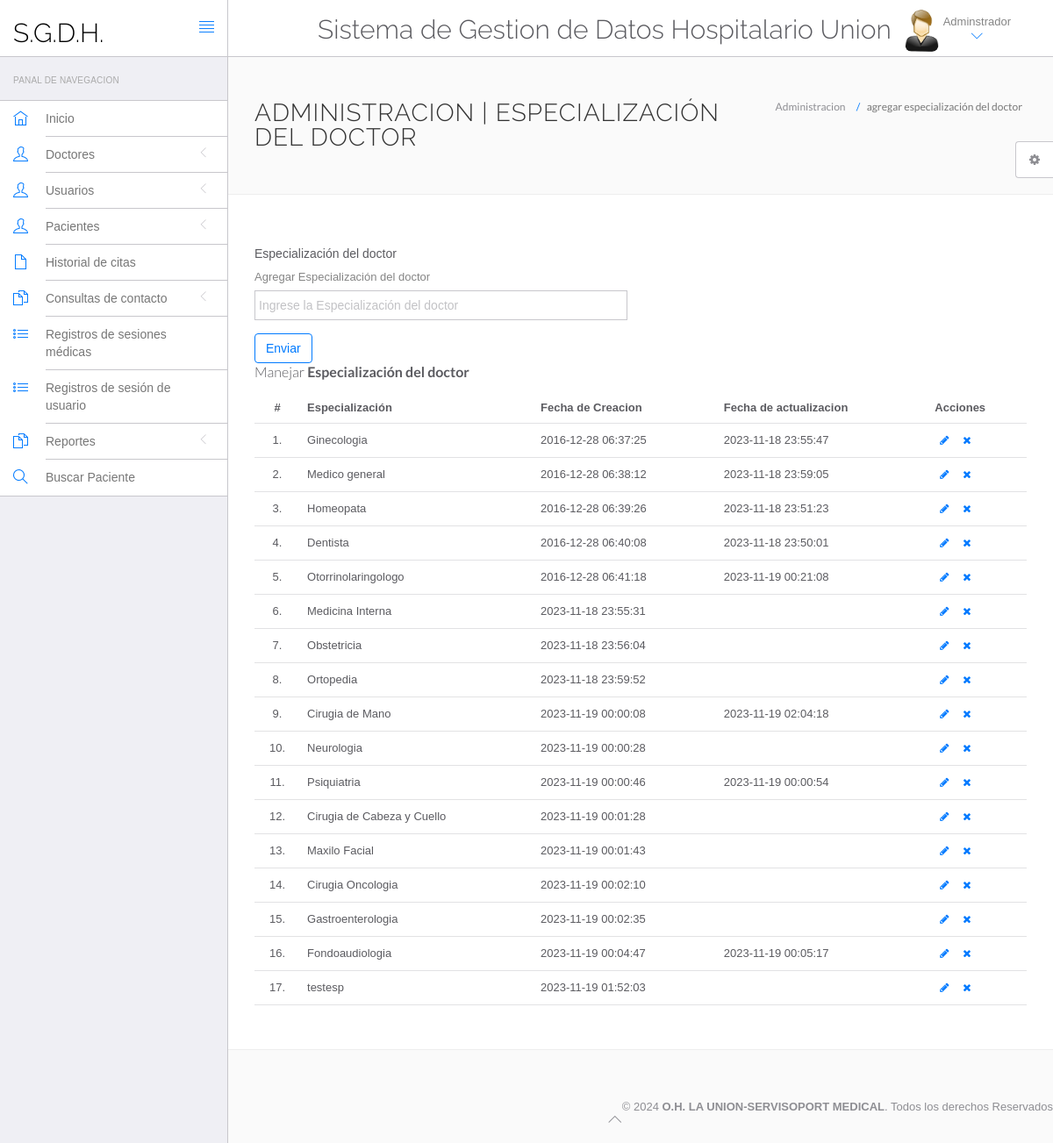
Page /hms/admin/doctor-specilization.php (signed in) on the committed database.
### tables this page shows
CREATE TABLE `doctorspecilization` (
  `id` int(11) NOT NULL,
  `specilization` varchar(255) DEFAULT NULL,
  `creationDate` timestamp NULL DEFAULT CURRENT_TIMESTAMP,
  `updationDate` timestamp NULL DEFAULT NULL ON UPDATE CURRENT_TIMESTAMP
);

### hms/admin/doctor-specilization.php (the view, shortened to what this page needs)
<?php
include('include/config.php');
?>
<!DOCTYPE html>
<html lang="en">
	<head>
		<link rel="stylesheet" href="vendor/bootstrap/css/bootstrap.min.css">
		<link rel="stylesheet" href="vendor/fontawesome/css/font-awesome.min.css">
		<link rel="stylesheet" href="vendor/themify-icons/themify-icons.min.css">
		<link href="vendor/animate.css/animate.min.css" rel="stylesheet" media="screen">
		<link href="vendor/perfect-scrollbar/perfect-scrollbar.min.css" rel="stylesheet" media="screen">
		<link href="vendor/switchery/switchery.min.css" rel="stylesheet" media="screen">
		<link href="vendor/bootstrap-touchspin/jquery.bootstrap-touchspin.min.css" rel="stylesheet" media="screen">
		<link href="vendor/select2/select2.min.css" rel="stylesheet" media="screen">
		<link href="vendor/bootstrap-datepicker/bootstrap-datepicker3.standalone.min.css" rel="stylesheet" media="screen">
		<link href="vendor/bootstrap-timepicker/bootstrap-timepicker.min.css" rel="stylesheet" media="screen">
		<link rel="stylesheet" href="assets/css/styles.css">
		<link rel="stylesheet" href="assets/css/plugins.css">
		<link rel="stylesheet" href="assets/css/themes/theme-1.css" id="skin_color" />
	</head>
	<body>
		<div id="app">
<?php include('include/sidebar.php');?>
			<div class="app-content">
						<?php include('include/header.php');?>
				<div class="main-content" >
					<div class="wrap-content container" id="container">
						<section id="page-title">
							<div class="row">
								<div class="col-sm-8">
									<h1 class="mainTitle">Administracion |  Especialización del doctor</h1>
																	</div>
								<ol class="breadcrumb">
									<li>
										<span>Administracion </span>
									</li>
									<li class="active">
										<span>agregar especialización del doctor</span>
									</li>
								</ol>
							</div>
						</section>
						<div class="container-fluid container-fullw bg-white">
							<div class="row">
								<div class="col-md-12">
									<div class="row margin-top-30">
										<div class="col-lg-6 col-md-12">
											<div class="Inicio Inicio-white">
												<div class="Inicio-heading">
													<h5 class="Inicio-title">Especialización del doctor</h5>
												</div>
												<div class="Inicio-body">
													<form role="form" name="dcotorspcl" method="post" >
														<div class="form-group">
															<label for="exampleInputEmail1">
																Agregar Especialización del doctor
															</label>
							<input type="text" name="doctorspecilization" class="form-control"  placeholder="Ingrese la Especialización del doctor">
														</div>
														<button type="submit" name="submit" class="btn btn-o btn-primary">
															Enviar
														</button>
													</form>
												</div>
											</div>
										</div>
											</div>
										</div>
									<div class="col-lg-12 col-md-12">
										</div>
									</div>
									<div class="row">
								<div class="col-md-12">
									<h5 class="over-title margin-bottom-15">Manejar <span class="text-bold">Especialización del doctor</span></h5>
									<table class="table table-hover" id="sample-table-1">
										<thead>
											<tr>
												<th class="center">#</th>
												<th>Especialización</th>
												<th class="hidden-xs">Fecha de Creacion</th>
												<th>Fecha de actualizacion</th>
												<th>Acciones</th>
											</tr>
										</thead>
										<tbody>
<?php
$sql=mysqli_query($con,"select * from doctorSpecilization");
$cnt=1;
while($row=mysqli_fetch_array($sql))
{
?>
											<tr>
												<td class="center"><?php echo $cnt;?>.</td>
												<td class="hidden-xs"><?php echo $row['specilization'];?></td>
												<td><?php echo $row['creationDate'];?></td>
												<td><?php echo $row['updationDate'];?>
												</td>
												<td >
												<div class="visible-md visible-lg hidden-sm hidden-xs">
							<a href="edit-doctor-specialization.php?id=<?php echo $row['id'];?>" class="btn btn-transparent btn-xs" tooltip-placement="top" tooltip="Edit"><i class="fa fa-pencil"></i></a>
	<a href="doctor-specilization.php?id=<?php echo $row['id']?>&del=delete" onClick="return confirm('¿Estás seguro de que quieres eliminar??')"class="btn btn-transparent btn-xs tooltips" tooltip-placement="top" tooltip="Remove"><i class="fa fa-times fa fa-white"></i></a>
												</div>
												</td>
											</tr>
											<?php
$cnt=$cnt+1;
											 }?>
										</tbody>
									</table>
								</div>
							</div>
								</div>
							</div>
						</div>
					</div>
				</div>
	<?php include('include/footer.php');?>
	<?php include('include/setting.php');?>
	</body>
</html>

### hms/admin/assets/css/themes/theme-1.css (style rules this page uses)
body { background: #FAFAFA; }

### rows in the picture
doctorspecilization: specilization "Ginecologia", creationDate "2016-12-28 06:37:25", updationDate "2023-11-18 23:55:47"
doctorspecilization: specilization "Medico general", creationDate "2016-12-28 06:38:12", updationDate "2023-11-18 23:59:05"
doctorspecilization: specilization "Homeopata", creationDate "2016-12-28 06:39:26", updationDate "2023-11-18 23:51:23"
doctorspecilization: specilization "Dentista", creationDate "2016-12-28 06:40:08", updationDate "2023-11-18 23:50:01"
doctorspecilization: specilization "Otorrinolaringologo", creationDate "2016-12-28 06:41:18", updationDate "2023-11-19 00:21:08"
doctorspecilization: specilization "Medicina Interna", creationDate "2023-11-18 23:55:31"
doctorspecilization: specilization "Obstetricia", creationDate "2023-11-18 23:56:04"
doctorspecilization: specilization "Ortopedia", creationDate "2023-11-18 23:59:52"
doctorspecilization: specilization "Cirugia de Mano", creationDate "2023-11-19 00:00:08", updationDate "2023-11-19 02:04:18"
doctorspecilization: specilization "Neurologia", creationDate "2023-11-19 00:00:28"
doctorspecilization: specilization "Psiquiatria", creationDate "2023-11-19 00:00:46", updationDate "2023-11-19 00:00:54"
doctorspecilization: specilization "Cirugia de Cabeza y Cuello", creationDate "2023-11-19 00:01:28"
doctorspecilization: specilization "Maxilo Facial", creationDate "2023-11-19 00:01:43"
doctorspecilization: specilization "Cirugia Oncologia", creationDate "2023-11-19 00:02:10"
doctorspecilization: specilization "Gastroenterologia", creationDate "2023-11-19 00:02:35"
doctorspecilization: specilization "Fondoaudiologia", creationDate "2023-11-19 00:04:47", updationDate "2023-11-19 00:05:17"
doctorspecilization: specilization "testesp", creationDate "2023-11-19 01:52:03"
